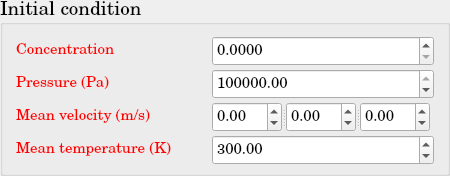
       <widget class="QGroupBox" name="DM_InitialCondition">
        <property name="minimumSize">
         <size>
          <width>450</width>
          <height>176</height>
         </size>
        </property>
        <property name="maximumSize">
         <size>
          <width>450</width>
          <height>176</height>
         </size>
        </property>
        <property name="font">
         <font>
          <family>Century Schoolbook L</family>
          <pointsize>14</pointsize>
          <weight>50</weight>
          <bold>false</bold>
         </font>
        </property>
        <property name="title">
         <string>Initial condition</string>
        </property>
        <layout class="QGridLayout" name="gridLayout_67">
         <item row="0" column="0">
          <layout class="QGridLayout" name="gridLayout_66">
           <item row="0" column="0">
            <widget class="QLabel" name="DM_Alpha">
             <property name="minimumSize">
              <size>
               <width>190</width>
               <height>30</height>
              </size>
             </property>
             <property name="maximumSize">
              <size>
               <width>190</width>
               <height>30</height>
              </size>
             </property>
             <property name="font">
              <font>
               <pointsize>11</pointsize>
              </font>
             </property>
             <property name="text">
              <string>&lt;html&gt;&lt;head/&gt;&lt;body&gt;&lt;p&gt;&lt;span style=&quot; color:#ff0000;&quot;&gt;Concentration&lt;/span&gt;&lt;/p&gt;&lt;/body&gt;&lt;/html&gt;</string>
             </property>
            </widget>
           </item>
           <item row="0" column="1">
            <widget class="QDoubleSpinBox" name="DM_Concentration_doubleSpinBox">
             <property name="minimumSize">
              <size>
               <width>222</width>
               <height>30</height>
              </size>
             </property>
             <property name="maximumSize">
              <size>
               <width>222</width>
               <height>30</height>
              </size>
             </property>
             <property name="font">
              <font>
               <pointsize>11</pointsize>
              </font>
             </property>
             <property name="decimals">
              <number>4</number>
             </property>
             <property name="maximum">
              <double>1.000000000000000</double>
             </property>
             <property name="singleStep">
              <double>0.010000000000000</double>
             </property>
            </widget>
           </item>
           <item row="1" column="0">
            <widget class="QLabel" name="DM_pressure">
             <property name="minimumSize">
              <size>
               <width>190</width>
               <height>30</height>
              </size>
             </property>
             <property name="maximumSize">
              <size>
               <width>190</width>
               <height>30</height>
              </size>
             </property>
             <property name="font">
              <font>
               <pointsize>11</pointsize>
              </font>
             </property>
             <property name="text">
              <string>&lt;html&gt;&lt;head/&gt;&lt;body&gt;&lt;p&gt;&lt;span style=&quot; color:#ff0000;&quot;&gt;Pressure (Pa)&lt;/span&gt;&lt;/p&gt;&lt;/body&gt;&lt;/html&gt;</string>
             </property>
            </widget>
           </item>
           <item row="1" column="1">
            <widget class="QDoubleSpinBox" name="DM_pressure_doubleSpinBox">
             <property name="minimumSize">
              <size>
               <width>222</width>
               <height>30</height>
              </size>
             </property>
             <property name="maximumSize">
              <size>
               <width>222</width>
               <height>30</height>
              </size>
             </property>
             <property name="font">
              <font>
               <pointsize>11</pointsize>
              </font>
             </property>
             <property name="minimum">
              <double>1.000000000000000</double>
             </property>
             <property name="maximum">
              <double>1000000000.000000000000000</double>
             </property>
             <property name="value">
              <double>100000.000000000000000</double>
             </property>
            </widget>
           </item>
           <item row="2" column="0">
            <widget class="QLabel" name="DM_velocity1">
             <property name="minimumSize">
              <size>
               <width>190</width>
               <height>30</height>
              </size>
             </property>
             <property name="maximumSize">
              <size>
               <width>190</width>
               <height>30</height>
              </size>
             </property>
             <property name="font">
              <font>
               <pointsize>11</pointsize>
              </font>
             </property>
             <property name="text">
              <string>&lt;html&gt;&lt;head/&gt;&lt;body&gt;&lt;p&gt;&lt;span style=&quot; color:#ff0000;&quot;&gt;Mean velocity (m/s)&lt;/span&gt;&lt;/p&gt;&lt;/body&gt;&lt;/html&gt;</string>
             </property>
            </widget>
           </item>
           <item row="2" column="1">
            <widget class="QSplitter" name="splitter_7">
             <property name="minimumSize">
              <size>
               <width>222</width>
               <height>30</height>
              </size>
             </property>
             <property name="orientation">
              <enum>Qt::Horizontal</enum>
             </property>
             <widget class="QDoubleSpinBox" name="DM_VelocityP1_1d_doubleSpinBox">
              <property name="minimumSize">
               <size>
                <width>70</width>
                <height>30</height>
               </size>
              </property>
              <property name="maximumSize">
               <size>
                <width>70</width>
                <height>30</height>
               </size>
              </property>
              <property name="font">
               <font>
                <pointsize>11</pointsize>
               </font>
              </property>
              <property name="minimum">
               <double>-1000000000.000000000000000</double>
              </property>
              <property name="maximum">
               <double>1000000000.000000000000000</double>
              </property>
             </widget>
             <widget class="QDoubleSpinBox" name="DM_VelocityP1_2d_doubleSpinBox">
              <property name="minimumSize">
               <size>
                <width>70</width>
                <height>30</height>
               </size>
              </property>
              <property name="maximumSize">
               <size>
                <width>70</width>
                <height>30</height>
               </size>
              </property>
              <property name="font">
               <font>
                <pointsize>11</pointsize>
               </font>
              </property>
              <property name="minimum">
               <double>-1000000000.000000000000000</double>
              </property>
              <property name="maximum">
               <double>1000000000.000000000000000</double>
              </property>
             </widget>
             <widget class="QDoubleSpinBox" name="DM_VelocityP1_3d_doubleSpinBox">
              <property name="minimumSize">
               <size>
                <width>70</width>
                <height>30</height>
               </size>
              </property>
              <property name="maximumSize">
               <size>
                <width>70</width>
                <height>30</height>
               </size>
              </property>
              <property name="font">
               <font>
                <pointsize>11</pointsize>
               </font>
              </property>
              <property name="minimum">
               <double>-1000000000.000000000000000</double>
              </property>
              <property name="maximum">
               <double>1000000000.000000000000000</double>
              </property>
             </widget>
            </widget>
           </item>
           <item row="3" column="0">
            <widget class="QLabel" name="DM_Commentemperature">
             <property name="minimumSize">
              <size>
               <width>190</width>
               <height>30</height>
              </size>
             </property>
             <property name="maximumSize">
              <size>
               <width>190</width>
               <height>30</height>
              </size>
             </property>
             <property name="font">
              <font>
               <pointsize>11</pointsize>
              </font>
             </property>
             <property name="text">
              <string>&lt;html&gt;&lt;head/&gt;&lt;body&gt;&lt;p&gt;&lt;span style=&quot; color:#ff0000;&quot;&gt;Mean temperature (K)&lt;/span&gt;&lt;/p&gt;&lt;/body&gt;&lt;/html&gt;</string>
             </property>
            </widget>
           </item>
           <item row="3" column="1">
            <widget class="QDoubleSpinBox" name="DM_CommonTemperature_doubleSpinBox">
             <property name="minimumSize">
              <size>
               <width>222</width>
               <height>30</height>
              </size>
             </property>
             <property name="maximumSize">
              <size>
               <width>222</width>
               <height>30</height>
              </size>
             </property>
             <property name="font">
              <font>
               <pointsize>11</pointsize>
              </font>
             </property>
             <property name="minimum">
              <double>200.000000000000000</double>
             </property>
             <property name="maximum">
              <double>1000000000.000000000000000</double>
             </property>
             <property name="value">
              <double>300.000000000000000</double>
             </property>
            </widget>
           </item>
          </layout>
         </item>
        </layout>
       </widget>
